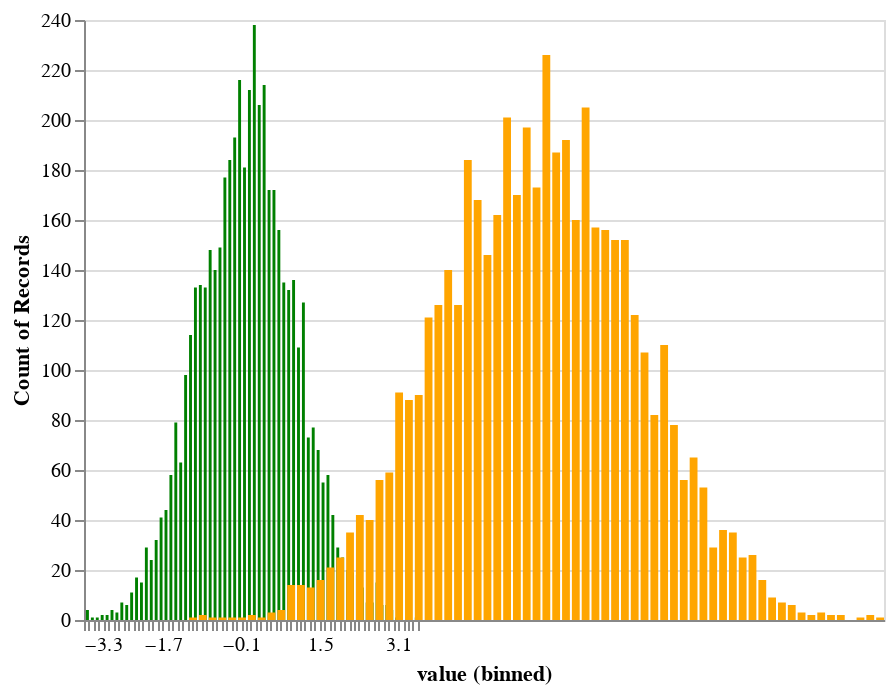

Write notebook code for a chart like this one.
### Markdown cell above
As a result, can not directly comapre this to the original units - cannot say the variance is " about 0.5% of the mean." This statement is meaningless as the units are different. So, for this reason neeed to use the quare root of the variance -  the `standard deviation`, which is in the same units as X.

### Code cell
chart_3 = plot_histogram_normal(0,1,'green')
chart_4 = plot_histogram_normal(6,2,'orange')
chart_3 + chart_4

### Figure 1 — Vega-Lite specification as saved in the notebook (floating-point values rounded to 4 significant figures; data arrays with more than 128 entries replaced by an {"elided": "..."} marker saying what was removed)
{"config": {"view": {"continuousWidth": 400, "continuousHeight": 300}}, "layer": [{"data": {"name": "data-7582ee9bcf4eca83b47931c92a2b8f39"}, "mark": "bar", "encoding": {"color": {"value": "green"}, "x": {"type": "quantitative", "bin": {"maxbins": 100}, "field": "value"}, "y": {"type": "quantitative", "aggregate": "count"}}}, {"data": {"name": "data-60d74d5efbe60358df426019632dd1e7"}, "mark": "bar", "encoding": {"color": {"value": "orange"}, "x": {"type": "quantitative", "bin": {"maxbins": 100}, "field": "value"}, "y": {"type": "quantitative", "aggregate": "count"}}}], "$schema": "https://vega.github.io/schema/vega-lite/v4.8.1.json", "datasets": {"data-7582ee9bcf4eca83b47931c92a2b8f39": {"elided": "5000 records"}, "data-60d74d5efbe60358df426019632dd1e7": {"elided": "5000 records"}}}
